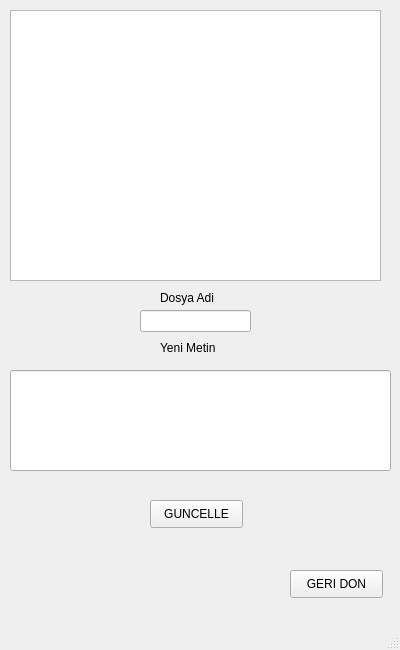
<?xml version="1.0" encoding="UTF-8"?>
<ui version="4.0">
 <class>MainWindow</class>
 <widget class="QMainWindow" name="MainWindow">
  <property name="geometry">
   <rect>
    <x>0</x>
    <y>0</y>
    <width>400</width>
    <height>650</height>
   </rect>
  </property>
  <property name="windowTitle">
   <string>dosya guncelle</string>
  </property>
  <widget class="QWidget" name="centralwidget">
   <widget class="QLabel" name="label">
    <property name="geometry">
     <rect>
      <x>160</x>
      <y>290</y>
      <width>81</width>
      <height>16</height>
     </rect>
    </property>
    <property name="text">
     <string>Dosya Adi</string>
    </property>
   </widget>
   <widget class="QLineEdit" name="lineEdit">
    <property name="geometry">
     <rect>
      <x>140</x>
      <y>310</y>
      <width>111</width>
      <height>22</height>
     </rect>
    </property>
    <property name="text">
     <string/>
    </property>
   </widget>
   <widget class="QListView" name="listView">
    <property name="geometry">
     <rect>
      <x>10</x>
      <y>10</y>
      <width>371</width>
      <height>271</height>
     </rect>
    </property>
   </widget>
   <widget class="QPushButton" name="pushButton">
    <property name="geometry">
     <rect>
      <x>150</x>
      <y>500</y>
      <width>93</width>
      <height>28</height>
     </rect>
    </property>
    <property name="text">
     <string>GUNCELLE</string>
    </property>
   </widget>
   <widget class="QLabel" name="label_2">
    <property name="geometry">
     <rect>
      <x>160</x>
      <y>340</y>
      <width>71</width>
      <height>16</height>
     </rect>
    </property>
    <property name="text">
     <string>Yeni Metin</string>
    </property>
   </widget>
   <widget class="QPushButton" name="pushButtonG">
    <property name="geometry">
     <rect>
      <x>290</x>
      <y>570</y>
      <width>93</width>
      <height>28</height>
     </rect>
    </property>
    <property name="text">
     <string>GERI DON</string>
    </property>
   </widget>
   <widget class="QLineEdit" name="lineEdit_2">
    <property name="geometry">
     <rect>
      <x>10</x>
      <y>370</y>
      <width>381</width>
      <height>101</height>
     </rect>
    </property>
   </widget>
  </widget>
  <widget class="QMenuBar" name="menubar">
   <property name="geometry">
    <rect>
     <x>0</x>
     <y>0</y>
     <width>400</width>
     <height>26</height>
    </rect>
   </property>
  </widget>
  <widget class="QStatusBar" name="statusbar"/>
 </widget>
 <resources/>
 <connections/>
</ui>
